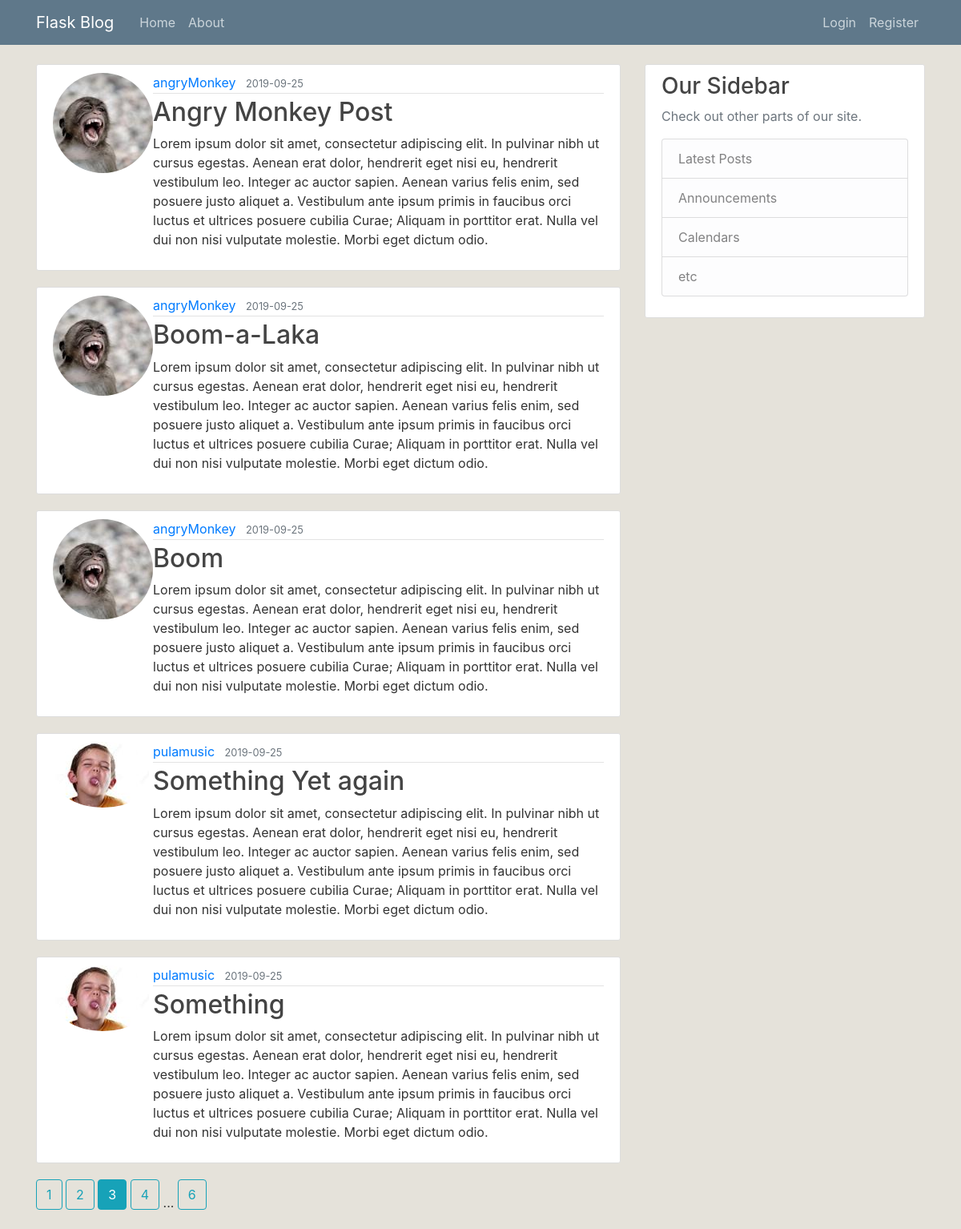
/home?page=3, run on an earlier commit of the app's database.
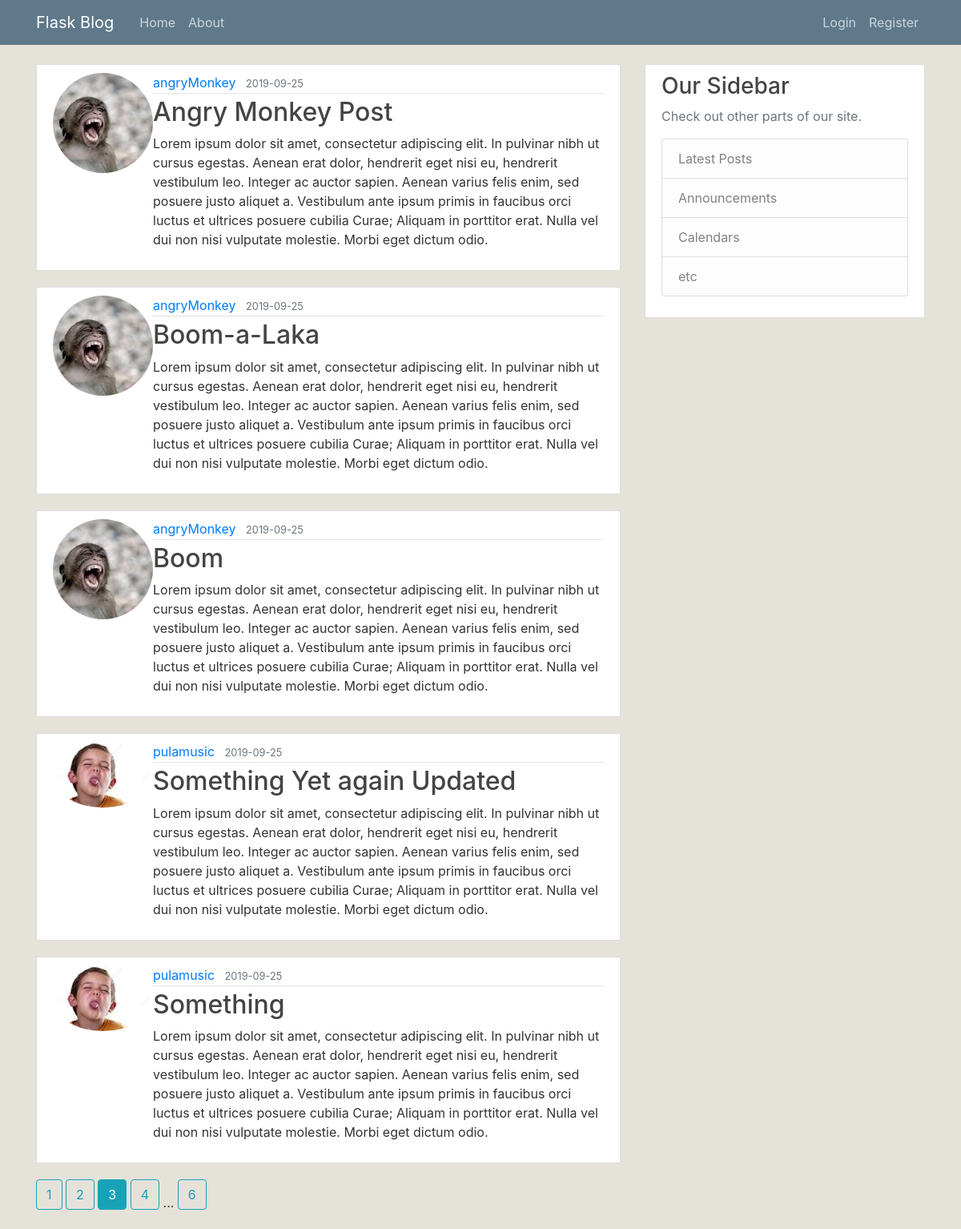
And on a later commit of the database.
### flaskblog/models.py (models this page shows, shortened)
class Post(db.Model):
    id = db.Column(db.Integer, primary_key=True)
    title = db.Column(db.String(100), nullable=False)
    date_posted = db.Column(db.DateTime, nullable=False, default=datetime.utcnow)
    content = db.Column(db.Text, nullable=False)
    user_id = db.Column(db.Integer, db.ForeignKey('user.id'), nullable=False)

class User(db.Model, UserMixin):
    id = db.Column(db.Integer, primary_key=True)
    username = db.Column(db.String(20), unique=True, nullable=False)
    email = db.Column(db.String(120), unique=True, nullable=False)
    image_file = db.Column(db.String(20), nullable=False, default='default.jpg')
    password = db.Column(db.String(60), nullable=False)
    posts = db.relationship('Post', backref='author', lazy=True)

### flaskblog/main/routes.py (the view)
@main.route("/")
@main.route("/home")
def home():
    page = request.args.get('page', 1, type=int)
    posts = Post.query.order_by(Post.date_posted.desc()).paginate(page=page, per_page=5)
    return render_template('home.html', posts=posts)

### flaskblog/templates/home.html
{% extends "layout.html" %}
{% block content %}
  {% for post in posts.items %}
  <article class="media content-section">
    <img src="{{ url_for('static', filename='profile_pics/' + post.author.image_file) }}" alt="" class="rounded-circle article-image">
    <div class="media-body">
      <div class="article-metadata">
        <a class="mr-2" href="{{ url_for('users.user_posts', username=post.author.username) }}">{{ post.author.username }}</a>
        <small class="text-muted">{{ post.date_posted.strftime('%Y-%m-%d') }}</small>
      </div>
      <h2><a class="article-title" href="{{ url_for('posts.post', post_id=post.id) }}">{{ post.title }}</a></h2>
      <p class="article-content">{{ post.content }}</p>
    </div>
  </article>
  {% endfor %}
  {% for page_num in posts.iter_pages(left_edge=1, right_edge=1, left_current=1, right_current=2) %}
    {% if page_num %}
      {% if posts.page == page_num %}
        <a class="btn btn-info mb-4" href="{{ url_for('main.home', page=page_num) }}">{{ page_num }}</a>
      {% else %}
        <a class="btn btn-outline-info mb-4" href="{{ url_for('main.home', page=page_num) }}">{{ page_num }}</a>
      {% endif %}
    {% else %}
      ...
    {% endif %}
  {% endfor %}
{% endblock content %}

What changed in the data, as far as the page shows it:
changed Post: title "Something Yet again" → "Something Yet again Updated"
